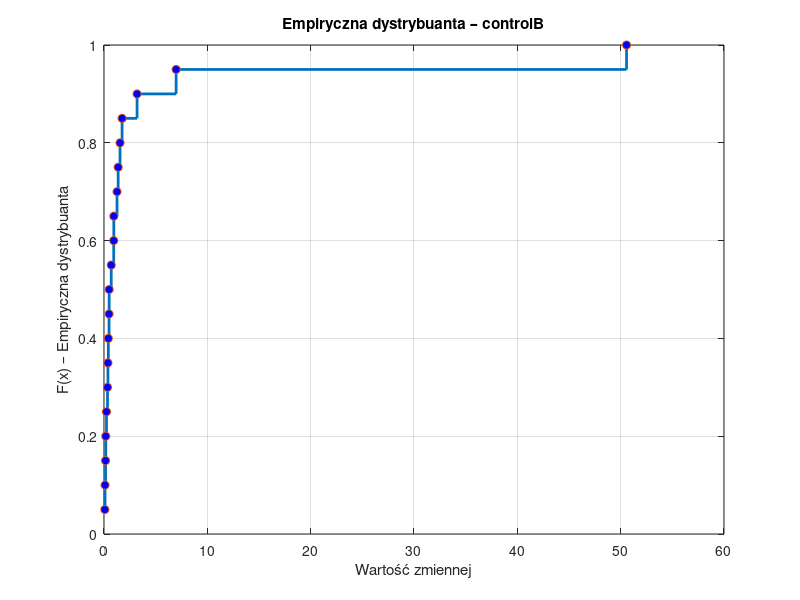

Recreate this plot in MATLAB.
% === Ćwiczenie 1 ===
% Empiryczna dystrybuanta dla zbioru controlB

% Dane wejściowe (posortowane rosnąco)
controlB = [0.08, 0.10, 0.15, 0.17, 0.24, 0.34, 0.38, 0.42, 0.49, 0.50, ...
            0.70, 0.94, 0.95, 1.26, 1.37, 1.55, 1.75, 3.20, 6.98, 50.57];

n = length(controlB);  % Liczba obserwacji

% Obliczenie wartości empirycznej dystrybuanty (ECDF)
% Dla każdego x: F(x) = i/n, gdzie i = numer porządkowy wartości
F = (1:n) / n;

% Tworzenie wykresu ECDF
figure;
subplot(1,1,1);  % Jeden wykres

% Rysowanie wykresu schodkowego
stairs(controlB, F, 'LineWidth', 2);
hold on;
plot(controlB, F, 'o', 'MarkerFaceColor', 'b');  % Punkty danych

% Opisy osi i tytuł wykresu
xlabel('Wartość zmiennej');
ylabel('F(x) – Empiryczna dystrybuanta');
title('Empiryczna dystrybuanta – controlB');

grid on;